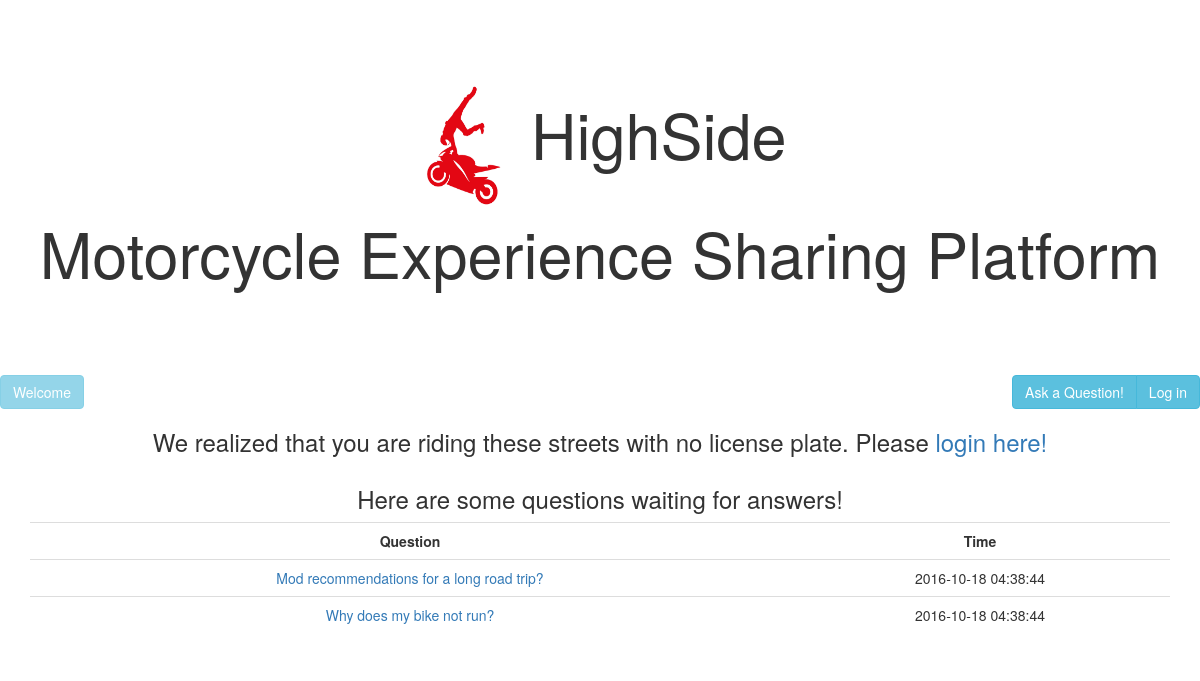
The page / on the database its author committed.
### tables this page shows
CREATE TABLE `QUESTIONS` (
  `ID` int(11) NOT NULL AUTO_INCREMENT,
  `ASKER_ID` int(11) NOT NULL,  
  `QUESTION_TITLE` VARCHAR(60) NOT NULL,
  `QUESTION_PHRASE` VARCHAR(500) NOT NULL,
  `DATE_ASKED` datetime NOT NULL ,
  `TAG1` VARCHAR(20) NOT NULL,
  `TAG2` VARCHAR(20),
  `TAG3` VARCHAR(20),
  `ANSWER_ID` int(11) NOT NULL DEFAULT '0',
  `POINTS` int(11) NOT NULL DEFAULT '0',
    PRIMARY KEY (`ID`)
);

### thingsandstuff.php (called while the page is built, shortened)
<?php
function sqlcommand($query, $qtype){
    $queryComplete = false;
    $servername = "localhost";
    $dbusername = "admin";
    $dbpassword = "M0n@rch$";
    $dbname = "HighSide";
    $conn = new mysqli($servername, $dbusername, $dbpassword, $dbname);
    $result = $conn->query($query);
    if ($qtype == "SELECT"){
        if ($result->num_rows > 0 ){
            return $result;
        }
        else
            return $queryComplete;
    }
    else{
            $queryComplete=true;
            return $queryComplete;
    }
}
?>

### index.php (the view, shortened to what this page needs)
<?php
include_once "thingsandstuff.php";
?>
<!DOCTYPE html>
<html>
<head>
<link rel="stylesheet" href="https://maxcdn.bootstrapcdn.com/bootstrap/3.3.7/css/bootstrap.min.css">
</head>
<body>
	<header class="jumbotron text-center" style="background-color:white;">
        <h1>
        <a href="index.php">
        <img src="highside-logo.jpg" alt="HighSide" style="width:100px;height:150px;">
        </a>
        HighSide<br>Motorcycle Experience Sharing Platform </h1>
	</header>
    <div class="topMenu">
		<table cellpadding="0" cellspacing="0" border="0" width="100%" align="center">
				<tr>
                    <div class="btn-group pull-left">
                        <?php
                            echo '<label class="btn btn-info disabled">Welcome ' . $_SESSION["userName"].' ' . '<span class="badge">' . $_SESSION["K_Points"] . '</span></label>';
                        ?>
                    </div>
                    <div class="btn-group pull-right" >
						<a href="ask.php" class="btn btn-info"> Ask a Question!</a>
                    <?php
                    if ($_SESSION["loggedIn"] != true)
					   echo '<a href="login.php" class="btn btn-info" role="button"> Log in</a>';
                    else
                        echo '<a href="login.php" class="btn btn-info" role="button"> Log out</a>';
                    ?>
                    </div>
		</table>
	</div>
	<?php
	if ($_SESSION["loggedIn"] != true)
	{
		echo "<h3 align='center'>We realized that you are riding these streets with no license plate. Please ";
		echo '<a href="./login.php">login here!</a></h3>';
	}
	?>
    <div class="container" >
        <header>
            <h3 align="center"> Here are some questions waiting for answers! </h3>
        </header>
        <div class="table-hover table-responsive">
         <table class="table">
             <tr><th class="col-sm-8 text-center">Question</th><th class="col-sm-4 text-center">Time</th></tr>
             <?php
             $query = "SELECT * FROM QUESTIONS WHERE ANSWER_ID = 0 ORDER BY ID DESC LIMIT 5;";
             $sqlresults = sqlcommand($query, "SELECT");
                while($row = $sqlresults->fetch_assoc())
                    echo "<tr><td class='col-sm-8 text-center'> <a href = 'question.php?QN=".$row["ID"]."'>" . $row["QUESTION_TITLE"] . "</a><td class='col-sm-4 text-center'>" . $row["DATE_ASKED"] . "\n";
             ?>
        </table>
    </div>
    </div>
</body>
</html>

### rows shown on the page
questions: QUESTION_TITLE "Mod recommendations for a long road trip?", DATE_ASKED "2016-10-18 04:38:44"
questions: QUESTION_TITLE "Why does my bike not run?", DATE_ASKED "2016-10-18 04:38:44"
